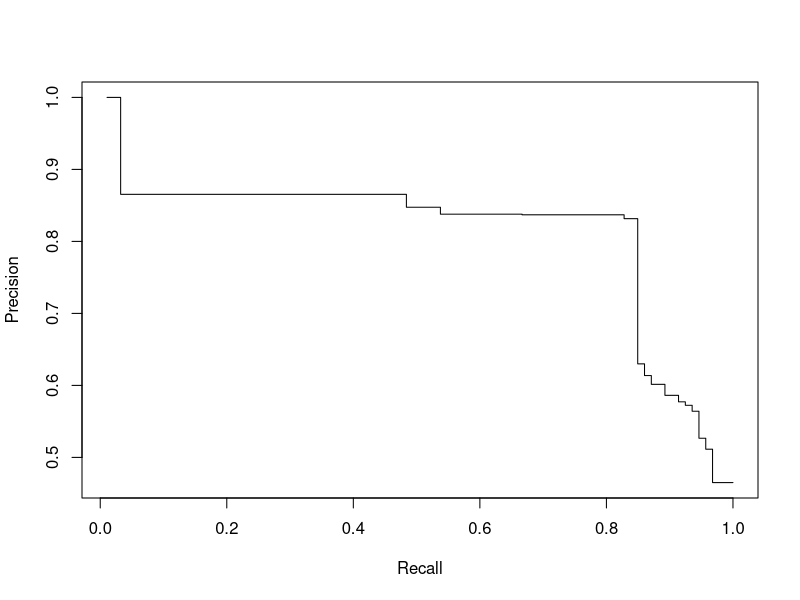
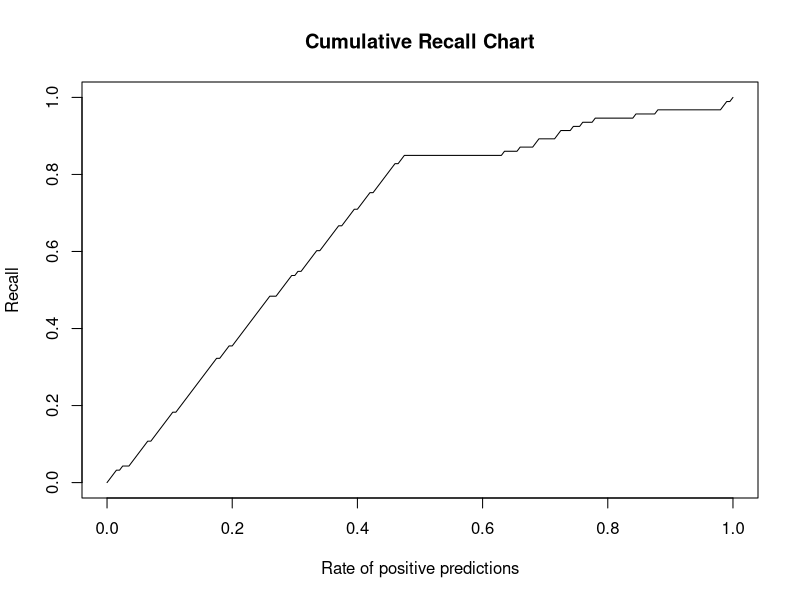

Source code (R) for these figures, in order:
###source(mylib/libEva.R)

###################################################
###PRcurve
###################################################
library(ROCR)

PRcurve <- function(preds,trues,...) {
  require(ROCR,quietly=T)
  pd <- prediction(preds,trues)
  pf <- performance(pd,'prec','rec')
  pf@y.values <- lapply(pf@y.values,function(x) rev(cummax(rev(x))))
  plot(pf,...)
}

data(ROCR.simple)
PRcurve(ROCR.simple$predictions, ROCR.simple$labels )

###################################################
###CRchart-Cumulative Recall Chart
###################################################
library(ROCR)
CRchart <- function(preds,trues,...) {
  require(ROCR,quietly=T)
  pd <- prediction(preds,trues)
  pf <- performance(pd,'rec','rpp')
  plot(pf,...)
}  

CRchart(ROCR.simple$predictions, ROCR.simple$labels, 
        main='Cumulative Recall Chart')
